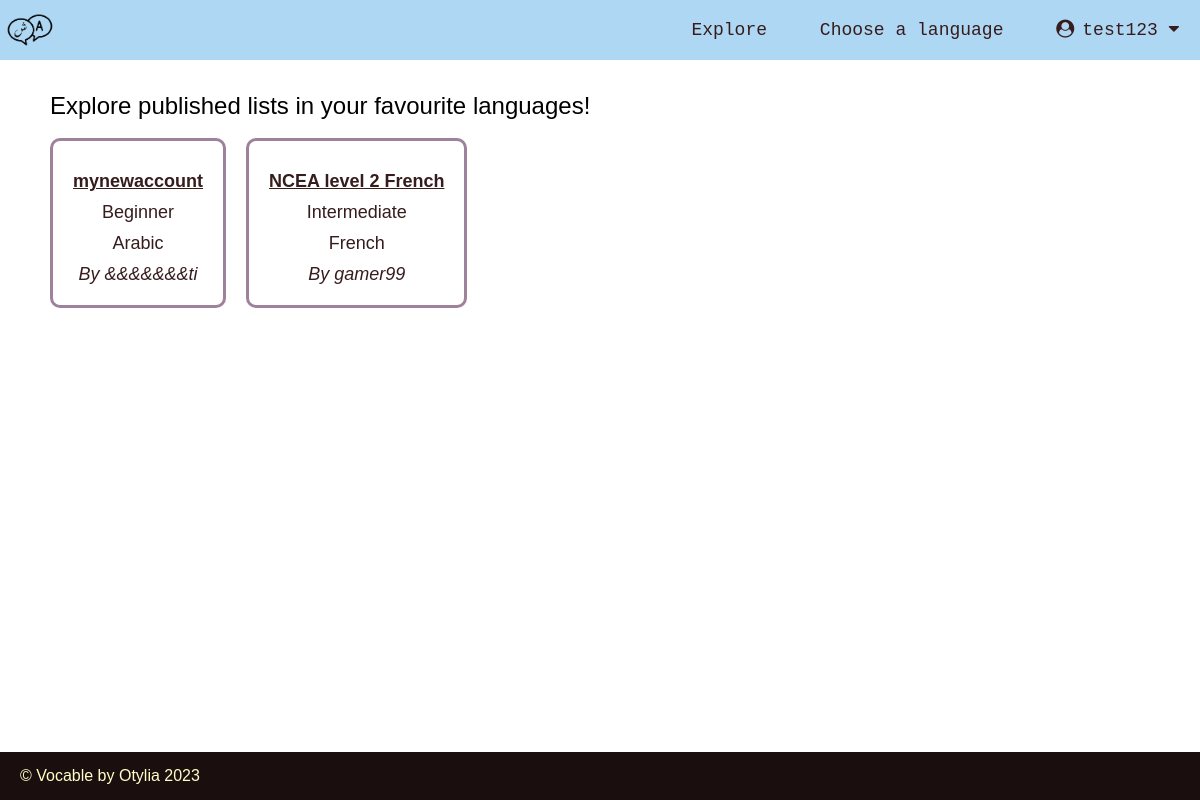
Screenshot of /explore.php (signed in) with the database file from the repository.
### tables this page shows
CREATE TABLE `lists` (
  `idlist` int(11) NOT NULL,
  `listname` varchar(255) NOT NULL,
  `iduser_lang` int(11) DEFAULT NULL,
  `level` varchar(64) NOT NULL,
  `public` tinyint(4) NOT NULL
);

CREATE TABLE `languages` (
  `idlanguage` int(11) NOT NULL,
  `language` varchar(45) DEFAULT NULL,
  `family` varchar(45) DEFAULT NULL,
  `sub-family` varchar(45) DEFAULT NULL
);

CREATE TABLE `users` (
  `iduser` int(11) NOT NULL,
  `username` varchar(45) NOT NULL,
  `password` varchar(64) NOT NULL
);

### explore.php (the view, shortened to what this page needs)
<!DOCTYPE html>
<html lang="en">
<head>
    <link rel="stylesheet" type="text/css" href="./includes/style.css">
    <link rel="stylesheet" href="https://cdnjs.cloudflare.com/ajax/libs/font-awesome/4.7.0/css/font-awesome.min.css">
</head>
<?php
include_once("./includes/nav.php");
require_once("./includes/connlocal.inc");
$iduser = $_SESSION['iduser'];
$query="SELECT lists.idlist, lists.listname, lists.level, languages.language
FROM lists
JOIN user_languages AS ul1 ON lists.iduser_lang = ul1.iduser_lang
JOIN languages ON ul1.idlanguage = languages.idlanguage
JOIN user_languages AS ul2 ON ul1.idlanguage = ul2.idlanguage
WHERE lists.public = 1
AND ul1.iduser <> '$iduser'
AND ul2.iduser = '$iduser'";
$result= @mysqli_query ($conn, $query);
?>
<body>
<div class="content">
<h2>Explore published lists in your favourite languages!</h2><br>
<?php
if (mysqli_num_rows($result) > 0) {
    echo "<div class='container'>";
    while ($row = mysqli_fetch_array($result, MYSQLI_ASSOC)) {
    $idlist = $row['idlist'];
    $query2="SELECT u.username
    FROM lists AS l
    JOIN user_languages AS ul
    ON l.iduser_lang = ul.iduser_lang
    JOIN users AS u
    ON ul.iduser = u.iduser
    WHERE l.idlist = '$idlist'";
    $result2= @mysqli_query ($conn, $query2);
    echo '<div class="card" id="explore"><a id="list" href="/viewwords.php?idlist=' . $idlist . '"><p id="name">' . $row['listname'] . '</p>';
    echo '<p>' . $row['level'] . '</p>';
    echo '<p>'. $row['language']. '</p>';
    if ($result2){
        while ($row = mysqli_fetch_array($result2, MYSQLI_ASSOC)) {
    echo '<p style="font-style:italic;">By '. $row['username']. '</p></a></div>';}}
    }
    echo "</div>";
}
else {
    echo '<p>No results found. Choose some more languages to see what other people have put out!</p>';
}
?>
</div>
<footer>
    <p>&copy; Vocable by Otylia 2023</p>
</footer>
</body>
</html>

### includes/style.css (style rules this page uses)
* { margin: 0; padding: 0; box-sizing: border-box; scroll-behavior: smooth; }
html { margin: 0px; height: 100%; overflow-x: hidden; font-family: Verdana, Geneva, Tahoma, sans-serif; }
body { margin: 0; padding: 0; display: flex; flex-direction: column; min-height: 100vh; background-color: #fff; }
.content { padding-bottom: 2rem; padding: 50px; padding-top: 2rem; margin-top: 60px; }
p { margin-top: 10px; }
h2 { font-weight: lighter; }
.container { display: flex; flex-wrap: wrap; justify-content: flex-start; gap: 20px; }
.card { display: flex; flex-direction: column; align-items: center; border: 3px solid #9E829C; padding: 20px; border-radius: 10px; min-width: 15%; height: 110px; text-align: center; position: relative; }
.card #list { text-decoration: none; color: #361C1C; font-size: 18px; }
.card #list #name { font-weight: bold; text-decoration: underline; }
#explore.card { height: 170px; }
footer { background-color: #1B0E0E; color: #FFFFC7; padding: 20px; width: 100%; height: 3rem; margin-top: auto; align-items: center; display: flex; }
footer p { margin: 0; }

### rows the page displays
lists: listname "mynewaccount", level "Beginner", languages.language "Arabic"
users: username "&&&&&&&ti"
lists: listname "NCEA level 2 French", level "Intermediate", languages.language "French"
users: username "gamer99"

### other values shown
$_SESSION['username'] "test123"
